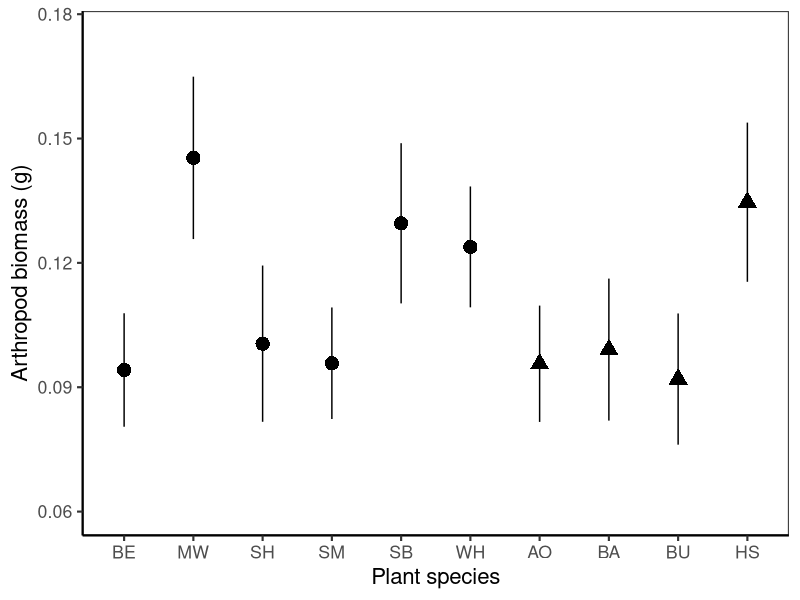
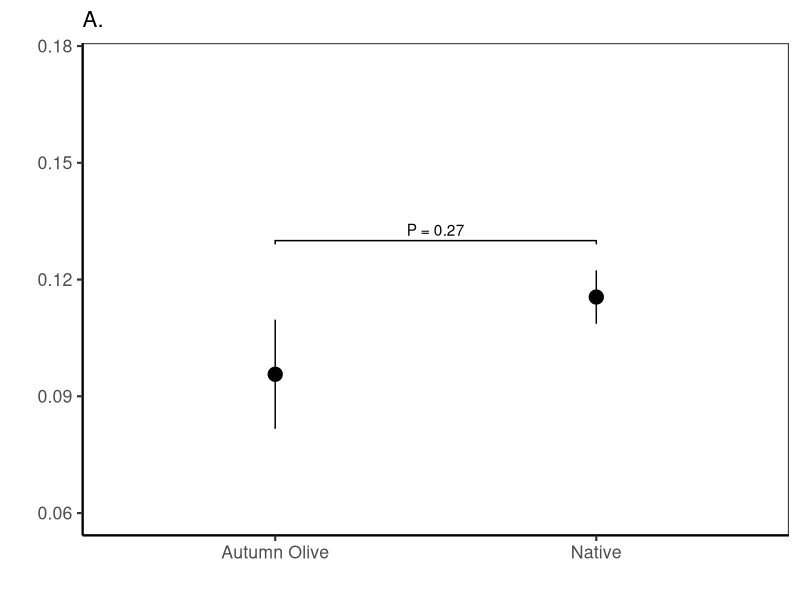
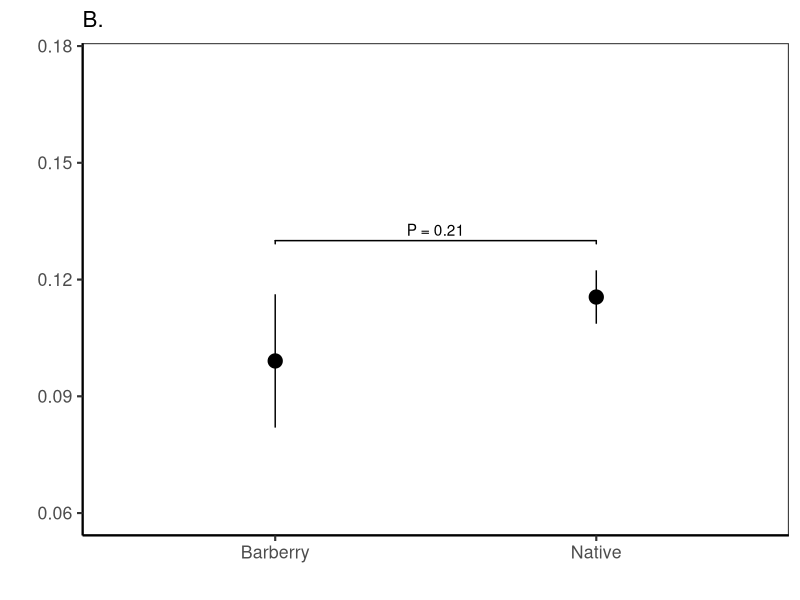
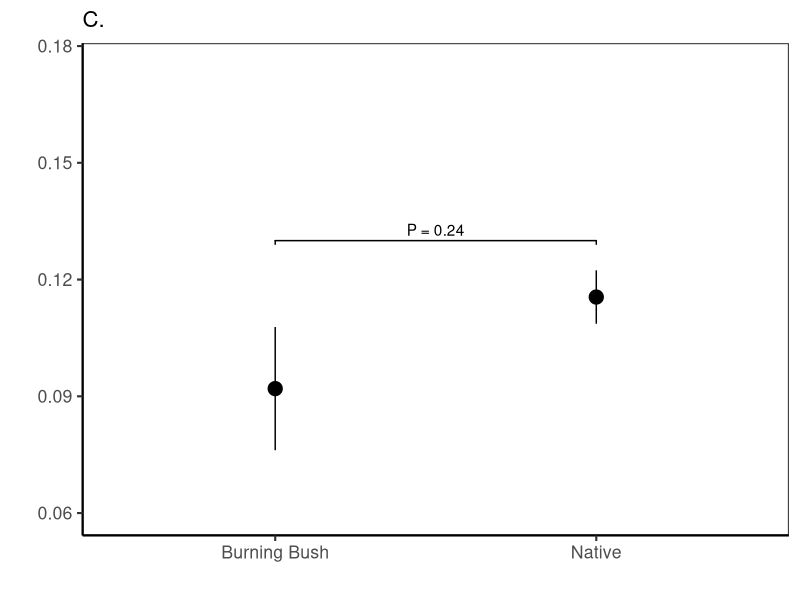
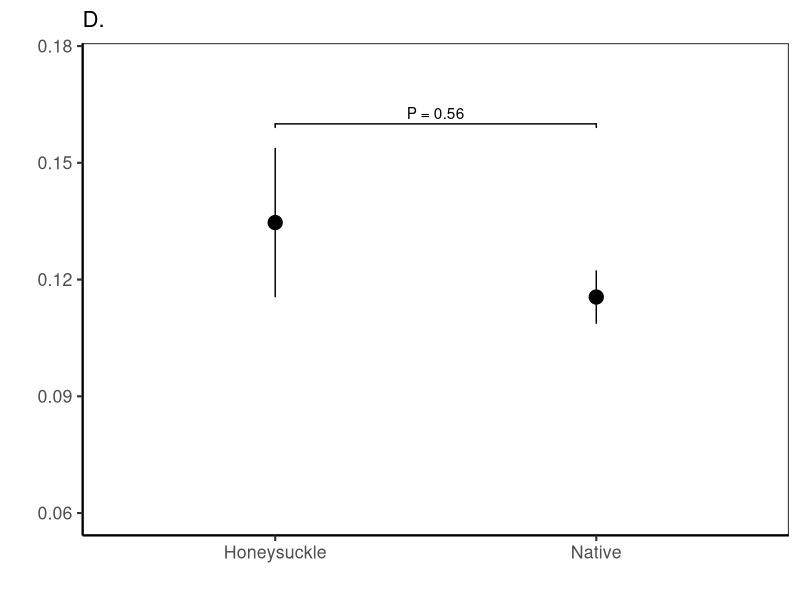
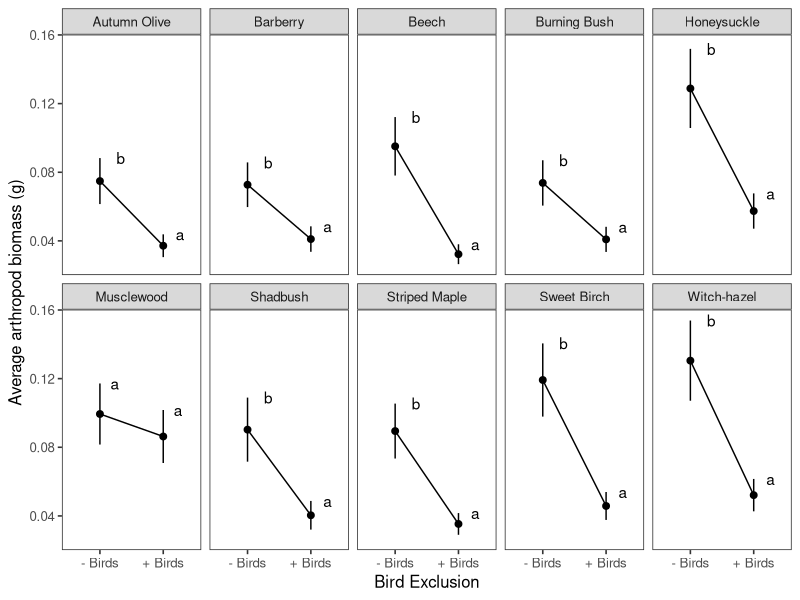
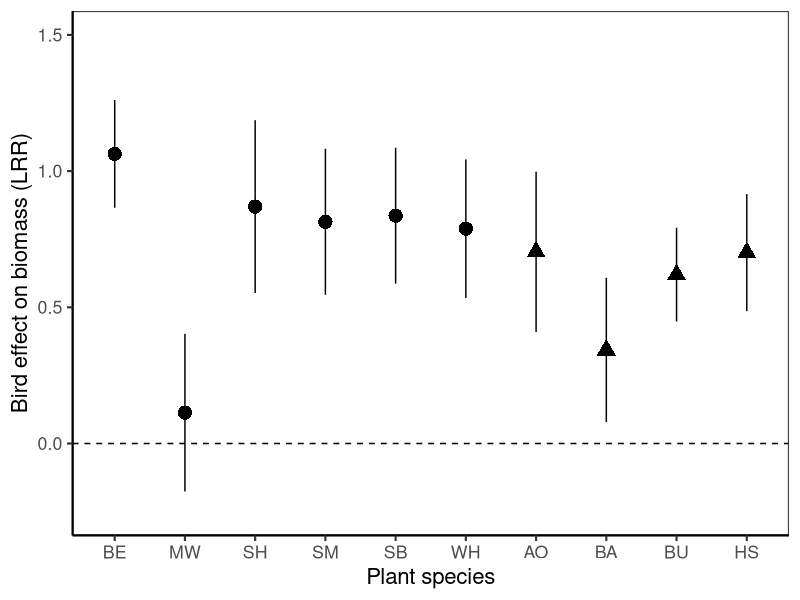
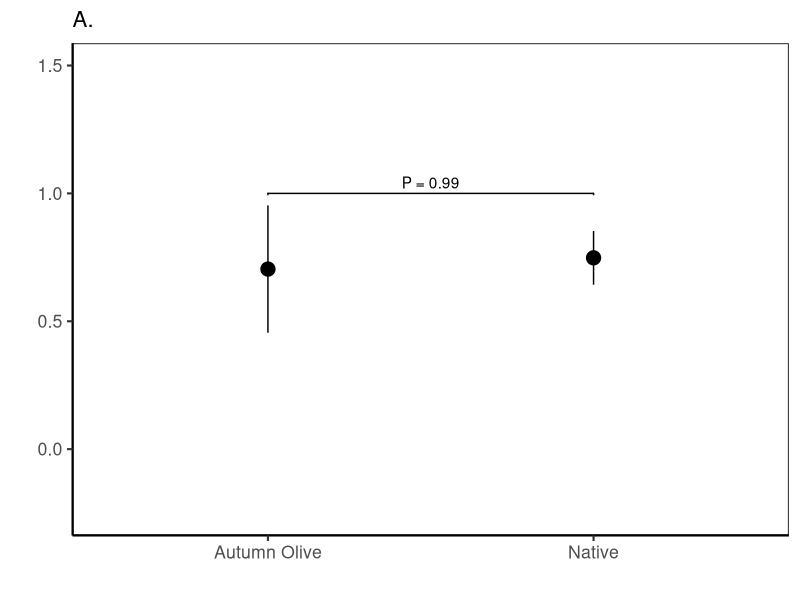

These figures' R source, in order:
# Import data and models for table & figure generation only

# Libraries ####
library("tidyverse")
library("readr")
library("lme4")
library("car")
library("multcomp")
library("ggplot2")
library("emmeans")
library("ggpubr")
library("plotrix") # for std.error function
library("ggsignif")
library("patchwork")

# problem solving links
# https://stackoverflow.com/questions/20041136/avoid-ggplot-sorting-the-x-axis-while-plotting-geom-bar
# https://stackoverflow.com/questions/11889625/annotating-text-on-individual-facet-in-ggplot2

# Plant arrangement rule ######
# Arrange in order of native vs exotic
biomass_order <- c("Beech","Musclewood","Shadbush","Striped Maple", "Sweet Birch", "Witch-hazel", "Autumn Olive", "Barberry", "Burning Bush", "Honeysuckle")

# plant letter codes #####
# do we need to move sweet birch and shadbush to keep things in alphabetical order?
plant_short = c("Beech" = "BE",
                "Musclewood" = "MW",
                "Shadbush" = "SH",
                "Striped Maple" = "SM",
                "Sweet Birch" = "SB",
                "Witch-hazel" = "WH",
                "Autumn Olive" = "AO",
                "Barberry" = "BA",
                "Burning Bush" = "BU",
                "Honeysuckle" = "HS")

# Fig 1a: Bagged biomass ####
biomass_summary <- read.csv("./Data/Models/model1.csv")

biomass_summary <- arrange(transform(biomass_summary, tree=factor(tree,levels=biomass_order)), tree) 

biomass_summary

# great, now this uses actual mean and SEM, not parameter estimates

biomass_plot <- ggplot(data=biomass_summary, aes(x = tree, y = biomass_mean, shape=exo)) +
  theme_bw(base_size=16) +
  geom_point(size=4.5) +
  geom_errorbar(aes(ymin=biomass_mean-(sem), ymax=biomass_mean+(sem), width=0)) +
  ylab("Arthropod biomass (g)") +
  xlab("Plant species") +
  theme(panel.grid.major = element_blank(), panel.grid.minor = element_blank(),
        panel.background = element_blank(), axis.line = element_line(colour = "black")) +
  theme(legend.position="none") +
  # geom_signif(comparisons = list(c("Shadbush", "Barberry")), 
  #             y_position = 0.167,
  #             tip_length = 0.05,
  #             annotation = c("Planned contrast groups")) +
  # geom_signif(y_position = c(0.167), 
  #             xmin = c(0.9, 6.9), 
  #             xmax = c(6.1, 10.1),
  # annotation = c(" ", " "), tip_length = 0.01) +
  scale_x_discrete(labels=plant_short) +
  ylim(0.06,0.175)
biomass_plot 

# Fig 1b: Biomass posthoc ####

mod1_posthoc <- read.csv("./Data/Models/model1_posthoc.csv")

b1 = ggplot(data=mod1_posthoc %>% filter(exo %in% c("Autumn Olive","Native")), aes(x = exo, y = biomass_mean)) +
  theme_bw(base_size=16) +
  geom_point(size=4.5) +
  geom_errorbar(aes(ymin=biomass_mean -(sem), ymax=biomass_mean +(sem), width=0)) +
  labs(subtitle="A.",x="",y="") +
  guides(shape=guide_legend(title="", title.position = "left")) +
  theme(panel.grid.major = element_blank(), panel.grid.minor = element_blank(),
  panel.background = element_blank(), axis.line = element_line(colour = "black")) +
  ylim(0.06,0.175) +
  # theme(axis.title.y = element_blank(),
  #       axis.text.y = element_blank()) +
  theme(legend.position='none') +
  geom_signif(y_position = c(0.13),
  xmin = c(1),
  xmax = c(2),
  annotation = c("P = 0.27"), tip_length = 0.02)
b1

b2 = ggplot(data=mod1_posthoc %>% filter(exo %in% c("Barberry","Native")), aes(x = exo, y = biomass_mean)) +
  theme_bw(base_size=16) +
  geom_point(size=4.5) +
  geom_errorbar(aes(ymin=biomass_mean -(sem), ymax=biomass_mean +(sem), width=0)) +
  labs(subtitle="B.",x="",y="") +
  guides(shape=guide_legend(title="", title.position = "left")) +
  theme(panel.grid.major = element_blank(), panel.grid.minor = element_blank(),
  panel.background = element_blank(), axis.line = element_line(colour = "black")) +
  ylim(0.06,0.175) +
  # theme(axis.title.y = element_blank(),
  #       axis.text.y = element_blank()) +
  theme(legend.position='none') +
  geom_signif(y_position = c(0.13),
  xmin = c(1),
  xmax = c(2),
  annotation = c("P = 0.21"), tip_length = 0.02)
b2

b3 = ggplot(data=mod1_posthoc %>% filter(exo %in% c("Burning Bush","Native")), aes(x = exo, y = biomass_mean)) +
  theme_bw(base_size=16) +
  geom_point(size=4.5) +
  geom_errorbar(aes(ymin=biomass_mean -(sem), ymax=biomass_mean +(sem), width=0)) +
  labs(subtitle="C.",x="",y="") +
  guides(shape=guide_legend(title="", title.position = "left")) +
  theme(panel.grid.major = element_blank(), panel.grid.minor = element_blank(),
  panel.background = element_blank(), axis.line = element_line(colour = "black")) +
  ylim(0.06,0.175) +
  # theme(axis.title.y = element_blank(),
  #       axis.text.y = element_blank()) +
  theme(legend.position='none') +
  geom_signif(y_position = c(0.13),
  xmin = c(1),
  xmax = c(2),
  annotation = c("P = 0.24"), tip_length = 0.02)
b3

b4 = ggplot(data=mod1_posthoc %>% filter(exo %in% c("Honeysuckle","Native")), aes(x = exo, y = biomass_mean)) +
  theme_bw(base_size=16) +
  geom_point(size=4.5) +
  geom_errorbar(aes(ymin=biomass_mean -(sem), ymax=biomass_mean +(sem), width=0)) +
  labs(subtitle="D.",x="",y="") +
  guides(shape=guide_legend(title="", title.position = "left")) +
  theme(panel.grid.major = element_blank(), panel.grid.minor = element_blank(),
  panel.background = element_blank(), axis.line = element_line(colour = "black")) +
  ylim(0.06,0.175) +
  # theme(axis.title.y = element_blank(),
  #       axis.text.y = element_blank()) +
  theme(legend.position='none') +
  geom_signif(y_position = c(0.16),
  xmin = c(1),
  xmax = c(2),
  annotation = c("P = 0.56"), tip_length = 0.02)
b4

b_ag = (b1|b2)/(b3|b4)

b_fin = wrap_elements(panel=b_ag) +
labs(tag = "Arthropod biomass on bagged branches") +
theme(
plot.tag = element_text(size = rel(1.5), angle = 90),
plot.tag.position = "left"
)

ggsave(filename = "./Figures/Fig_1_4p.png", plot = b_fin , device = "png",
width = 10, height = 10, units = "in", scale = 0.9)


# merge 1a and 1b
ggsave(filename = "./Figures/Fig_1.png", plot = biomass_plot , device = "png",
       width = 8, height = 4, units = "in", scale = 0.9)













# Fig 2 ver 1: Bag effect ######
# Import model estimates and table
mod2_lsm <- read.csv("./Data/Models/model2.csv")

Fig_1b <- ggplot(data=mod2_lsm, aes(x = treatment, y = response)) +
  theme_bw(base_size=12) +
  geom_point(size=2) +
  geom_line(aes(group = tree)) +
  geom_errorbar(aes(ymin=response-(SE), ymax=response+(SE), width=0)) +
  ylab("Average arthropod biomass (g)") +
  xlab("Bird Exclusion") +
  scale_x_discrete(labels=c("bag" = "- Birds", "control" = "+ Birds")) +
  geom_text(aes(x = treatment, y = (response+SE), label = .group, hjust=-.5)) +
  theme(panel.grid.major = element_blank(), panel.grid.minor = element_blank()) +
  facet_wrap( ~ tree, nrow=2) 
Fig_1b

# export Fig 2 ver 1 #








# Fig 2a ver 2: Bag lRR #####
mod2a_lsm <- read.csv("./Data/Models/model2a.csv")

mod2a_lsm <- arrange(transform(mod2a_lsm, tree=factor(tree,levels=biomass_order)), tree) 

mod2a_lsm

lrr_plot <- ggplot(data=mod2a_lsm, aes(x = tree, y = LRR_mean, shape=exo)) +
  theme_bw(base_size=16) +
  geom_point(size=4.5) +
  geom_errorbar(aes(ymin=LRR_mean-(LRR_sem), ymax=LRR_mean+(LRR_sem), width=0)) +
  ylab("Bird effect on biomass (LRR)") +
  xlab("Plant species") +
  theme(legend.position="none") +
  theme(panel.grid.major = element_blank(), panel.grid.minor = element_blank(),
        panel.background = element_blank(), axis.line = element_line(colour = "black")) +
  # geom_signif(comparisons = list(c("Shadbush", "Barberry")), 
  #             y_position = 1.35,
  #             tip_length = 0.05,
  #             annotation = c("Planned contrast groups")) +
  # geom_signif(y_position = c(1.35), 
  #             xmin = c(0.9, 6.9), 
  #             xmax = c(6.1, 10.1),
  #             annotation = c(" ", " "), tip_length = 0.01) +
  geom_hline(yintercept=0.0,linetype=2)  +
  scale_x_discrete(labels=plant_short) +
  ylim(-0.25,1.5)
lrr_plot

# Fig 2b #####
model_2a_posthoc <- read.csv("./Data/Models/model2_posthoc.csv")


b1 = ggplot(data=model_2a_posthoc %>% filter(Exo %in% c("Autumn Olive","Native")), aes(x = Exo, y = emmean)) +
  theme_bw(base_size=16) +
  geom_point(size=4.5) +
  geom_errorbar(aes(ymin=emmean -(SE), ymax=emmean +(SE), width=0)) +
  labs(subtitle="A.",x="",y="") +
  guides(shape=guide_legend(title="", title.position = "left")) +
  theme(panel.grid.major = element_blank(), panel.grid.minor = element_blank(),
        panel.background = element_blank(), axis.line = element_line(colour = "black")) +
  # geom_hline(yintercept=0.0,linetype=2) +
  ylim(-0.25,1.5) +
  # theme(axis.title.y = element_blank(),
  #       axis.text.y = element_blank()) +
  theme(legend.position='none') +
  geom_signif(y_position = c(1),
              xmin = c(1),
              xmax = c(2),
              annotation = c("P = 0.99"), tip_length = 0.01)
b1

b2 =ggplot(data=model_2a_posthoc %>% filter(Exo %in% c("Barberry","Native")), aes(x = Exo, y = emmean)) +
  theme_bw(base_size=16) +
  geom_point(size=4.5) +
  geom_errorbar(aes(ymin=emmean -(SE), ymax=emmean +(SE), width=0)) +
  labs(subtitle="B.",x="",y="") +
  guides(shape=guide_legend(title="", title.position = "left")) +
  theme(panel.grid.major = element_blank(), panel.grid.minor = element_blank(),
        panel.background = element_blank(), axis.line = element_line(colour = "black")) +
  # geom_hline(yintercept=0.0,linetype=2) +
  ylim(-0.25,1.5) +
  # theme(axis.title.y = element_blank(),
  #       axis.text.y = element_blank()) +
  theme(legend.position='none') +
  geom_signif(y_position = c(1),
              xmin = c(1),
              xmax = c(2),
              annotation = c("P = 0.38"), tip_length = 0.01)
b2

b3 = ggplot(data=model_2a_posthoc %>% filter(Exo %in% c("Burning Bush","Native")), aes(x = Exo, y = emmean)) +
  theme_bw(base_size=16) +
  geom_point(size=4.5) +
  geom_errorbar(aes(ymin=emmean -(SE), ymax=emmean +(SE), width=0)) +
  labs(subtitle="C.",x="",y="") +
  guides(shape=guide_legend(title="", title.position = "left")) +
  theme(panel.grid.major = element_blank(), panel.grid.minor = element_blank(),
        panel.background = element_blank(), axis.line = element_line(colour = "black")) +
  # geom_hline(yintercept=0.0,linetype=2) +
  ylim(-0.25,1.5) +
  # theme(axis.title.y = element_blank(),
  #       axis.text.y = element_blank()) +
  theme(legend.position='none') +
  geom_signif(y_position = c(1),
              xmin = c(1),
              xmax = c(2),
              annotation = c("P = 0.94"), tip_length = 0.01)
b3

b4 = ggplot(data=model_2a_posthoc %>% filter(Exo %in% c("Honeysuckle","Native")), aes(x = Exo, y = emmean)) +
  theme_bw(base_size=16) +
  geom_point(size=4.5) +
  geom_errorbar(aes(ymin=emmean -(SE), ymax=emmean +(SE), width=0)) +
  labs(subtitle="D.",x="",y="") +
  guides(shape=guide_legend(title="", title.position = "left")) +
  theme(panel.grid.major = element_blank(), panel.grid.minor = element_blank(),
        panel.background = element_blank(), axis.line = element_line(colour = "black")) +
  # geom_hline(yintercept=0.0,linetype=2) +
  ylim(-0.25,1.5) +
  # theme(axis.title.y = element_blank(),
  #       axis.text.y = element_blank()) +
  theme(legend.position='none') +
  geom_signif(y_position = c(1),
              xmin = c(1),
              xmax = c(2),
              annotation = c("P = 0.99"), tip_length = 0.01)
b4

b_ag = (b1|b2)/(b3|b4)

b_fin = wrap_elements(panel=b_ag) +
  labs(tag = "Bird effect on biomass (LRR)") +
  theme(
    plot.tag = element_text(size = rel(1.5), angle = 90),
    plot.tag.position = "left"
  )

ggsave(filename = "./Figures/Fig_2_4p.png", plot = b_fin , device = "png",
       width = 10, height = 10, units = "in", scale = 0.9)



# merge 2a and 2b
# Fig_2ab <- ggarrange(lrr_plot, lrr_posthoc , labels = c("", ""), nrow = 1,
#                      common.legend = FALSE, widths = c(1.75, 0.5))

ggsave(filename = "./Figures/Fig_2.png", plot = lrr_plot , device = "png",
       width = 8, height = 4, units = "in", scale = 0.9)




# Fig S3 #####
# Now supplemental figure not in manuscript

# Insect abundances #
# Araneae plot
spider_lsm <- read.csv("./Data/Models/spider_model.csv") %>%
  mutate(exo = str_replace(exo,'Non-native','Invasive'))

# ! manually set tukey letters ####
# this is pairwise within treatment only
spider_lsm$.group2 <- c("b","a","b","a")

Fig_3a <- ggplot(data=spider_lsm, aes(x = treatment, y = response)) +
  theme_bw(base_size=12) +
  geom_point(size=2) +
  geom_line(aes(group = exo)) +
  geom_errorbar(aes(ymin=response-(SE), ymax=response+(SE), width=0)) +
  ylab("Araneae # per branch") +
  theme(axis.title.x=element_blank()) +
  #xlab("Bird Exclusion") +
  scale_x_discrete(labels=c("bag" = "- Birds", "control" = "+ Birds")) +
  geom_text(aes(x = treatment, y = (response+SE), label = .group2, hjust=-.5)) +
  theme(panel.grid.major = element_blank(), panel.grid.minor = element_blank()) +
  facet_wrap( ~ exo, nrow=1) 
Fig_3a

# Hemiptera plot

hemiptera_lsm <- read.csv("./Data/Models/hemiptera_model.csv") %>%
  mutate(exo = str_replace(exo,'Non-native','Invasive'))

#manually set tukey letters
hemiptera_lsm$.group2 <- c("a","a","a","a")

Fig_3b <- ggplot(data=hemiptera_lsm, aes(x = treatment, y = response)) +
  theme_bw(base_size=12) +
  geom_point(size=2) +
  geom_line(aes(group = exo)) +
  geom_errorbar(aes(ymin=response-(SE), ymax=response+(SE), width=0)) +
  ylab("Hemiptera # per branch") +
  theme(axis.title.x=element_blank()) +
  #xlab("Bird Exclusion") +
  scale_x_discrete(labels=c("bag" = "- Birds", "control" = "+ Birds")) +
  geom_text(aes(x = treatment, y = (response+SE), label = .group2, hjust=-.5)) +
  theme(panel.grid.major = element_blank(), panel.grid.minor = element_blank()) +
  facet_wrap( ~ exo, nrow=1) 
Fig_3b

# Lepidopetera plot
lepidoptera_lsm <- read.csv("./Data/Models/lepidoptera_model.csv") %>%
  mutate(exo = str_replace(exo,'Non-native','Invasive'))

lepidoptera_lsm

#manually set tukey letters
lepidoptera_lsm$.group2 <- c("b","a","b","a")

Fig_3c <- ggplot(data=lepidoptera_lsm, aes(x = treatment, y = response)) +
  theme_bw(base_size=12) +
  geom_point(size=2) +
  geom_line(aes(group = exo)) +
  geom_errorbar(aes(ymin=response-(SE), ymax=response+(SE), width=0)) +
  ylab("Lepidoptera # per branch") +
  theme(axis.title.x=element_blank()) +
  #xlab("Bird Exclusion") +
  scale_x_discrete(labels=c("bag" = "- Birds", "control" = "+ Birds")) +
  geom_text(aes(x = treatment, y = (response+SE), label = .group2, hjust=-.5)) +
  theme(panel.grid.major = element_blank(), panel.grid.minor = element_blank()) +
  facet_wrap( ~ exo, nrow=1) 
Fig_3c

# Orthoptera plot
orthoptera_lsm <- read.csv("./Data/Models/orthoptera_model.csv") %>%
  mutate(exo = str_replace(exo,'Non-native','Invasive'))

orthoptera_lsm 

#manually set tukey letters
orthoptera_lsm$.group2 <- c("b","a","b","a")

Fig_3d <- ggplot(data=orthoptera_lsm, aes(x = treatment, y = response)) +
  theme_bw(base_size=12) +
  geom_point(size=2) +
  geom_line(aes(group = exo)) +
  geom_errorbar(aes(ymin=response-(SE), ymax=response+(SE), width=0)) +
  ylab("Orthoptera # per branch") +
  theme(axis.title.x=element_blank()) +
  #xlab("Bird Exclusion") +
  scale_x_discrete(labels=c("bag" = "- Birds", "control" = "+ Birds")) +
  geom_text(aes(x = treatment, y = (response+SE), label = .group2, hjust=-.5)) +
  theme(panel.grid.major = element_blank(), panel.grid.minor = element_blank()) +
  facet_wrap( ~ exo, nrow=1) 
Fig_3d


# Fig S3 all #####
Fig_3abcd <- ggarrange(Fig_3a, Fig_3b, Fig_3c, Fig_3d,
                       labels = c("A","B","C","D"), 
                       nrow = 2, ncol = 2)
Fig_3abcd 

# write figure 3 to folder
ggsave(filename = "./Figures/FigS3.png", plot = Fig_3abcd, device = "png",
       width = 6, height = 5, units = "in")





# Fig 3 #####
# 4a: Herbivore N % ######
mod7_summary <- read.csv("./Data/Models/model7.csv")
mod7_summary  <- arrange(transform(mod7_summary , tree=factor(tree,levels=biomass_order)), tree) 

HN_plot <- ggplot(data=mod7_summary , aes(x = tree, y = mean_nitrogen, shape=exo)) +
  theme_bw(base_size=16) +
  geom_point(size=4.5) +
  geom_errorbar(aes(ymin=mean_nitrogen-(sem), ymax=mean_nitrogen+(sem), width=0)) +
  ylab("% N content of herbivores") +
  xlab("Plant species") +
  guides(shape=guide_legend(title="", title.position = "left")) +
  theme(panel.grid.major = element_blank(), panel.grid.minor = element_blank(),
        panel.background = element_blank(), axis.line = element_line(colour = "black")) +
  theme(legend.position="none") +
  # geom_signif(comparisons = list(c("Shadbush", "Barberry")), 
  #             y_position = 11.5,
  #             tip_length = 0.235,
  #             annotation = c("Planned contrast groups")) +
  # geom_signif(y_position = c(11.2), 
  #             xmin = c(0.9, 6.9), 
  #             xmax = c(6.1, 10),
  #             annotation = c(" ", " "), tip_length = 0.01) +
  scale_x_discrete(labels=plant_short) +
  ylim(9.25,11.75)
HN_plot

# 3b: Herbivore posthoc ####
model_4b_posthoc <- read.csv("./Data/Models/mod7_posthoc.csv")

b1 = ggplot(data=model_4b_posthoc %>% filter(Exo %in% c("Autumn Olive","Native")), aes(x = Exo, y = emmean)) +
  theme_bw(base_size=16) +
  geom_point(size=4.5) +
  geom_errorbar(aes(ymin=lower.CL, ymax=upper.CL, width=0)) +
  labs(subtitle="A.",x="",y="") +
  guides(shape=guide_legend(title="", title.position = "left")) +
  theme(panel.grid.major = element_blank(), panel.grid.minor = element_blank(),
        panel.background = element_blank(), axis.line = element_line(colour = "black")) +
  # geom_hline(yintercept=0.0,linetype=2) +
  ylim(9,12) +
  # theme(axis.title.y = element_blank(),
  #       axis.text.y = element_blank()) +
  theme(legend.position='none') +
  geom_signif(y_position = c(11),
              xmin = c(1),
              xmax = c(2),
              annotation = c("P = 0.19"), tip_length = 0.01)
b1

b2 =ggplot(data=model_4b_posthoc %>% filter(Exo %in% c("Barberry","Native")), aes(x = Exo, y = emmean)) +
  theme_bw(base_size=16) +
  geom_point(size=4.5) +
  geom_errorbar(aes(ymin=lower.CL, ymax=upper.CL, width=0)) +
  labs(subtitle="B.",x="",y="") +
  guides(shape=guide_legend(title="", title.position = "left")) +
  theme(panel.grid.major = element_blank(), panel.grid.minor = element_blank(),
        panel.background = element_blank(), axis.line = element_line(colour = "black")) +
  # geom_hline(yintercept=0.0,linetype=2) +
  ylim(9,12) +
  # theme(axis.title.y = element_blank(),
  #       axis.text.y = element_blank()) +
  theme(legend.position='none') +
  geom_signif(y_position = c(11),
              xmin = c(1),
              xmax = c(2),
              annotation = c("P = 0.99"), tip_length = 0.01)
b2

b3 = ggplot(data=model_4b_posthoc %>% filter(Exo %in% c("Burning Bush","Native")), aes(x = Exo, y = emmean)) +
  theme_bw(base_size=16) +
  geom_point(size=4.5) +
  geom_errorbar(aes(ymin=lower.CL, ymax=upper.CL, width=0)) +
  labs(subtitle="C.",x="",y="") +
  guides(shape=guide_legend(title="", title.position = "left")) +
  theme(panel.grid.major = element_blank(), panel.grid.minor = element_blank(),
        panel.background = element_blank(), axis.line = element_line(colour = "black")) +
  # geom_hline(yintercept=0.0,linetype=2) +
  ylim(9,12) +
  # theme(axis.title.y = element_blank(),
  #       axis.text.y = element_blank()) +
  theme(legend.position='none') +
  geom_signif(y_position = c(11),
              xmin = c(1),
              xmax = c(2),
              annotation = c("P = 0.88"), tip_length = 0.01)
b3

b4 = ggplot(data=model_4b_posthoc %>% filter(Exo %in% c("Honeysuckle","Native")), aes(x = Exo, y = emmean)) +
  theme_bw(base_size=16) +
  geom_point(size=4.5) +
  geom_errorbar(aes(ymin=lower.CL, ymax=upper.CL, width=0)) +
  labs(subtitle="D.",x="",y="") +
  guides(shape=guide_legend(title="", title.position = "left")) +
  theme(panel.grid.major = element_blank(), panel.grid.minor = element_blank(),
        panel.background = element_blank(), axis.line = element_line(colour = "black")) +
  # geom_hline(yintercept=0.0,linetype=2) +
  ylim(9,12) +
  # theme(axis.title.y = element_blank(),
  #       axis.text.y = element_blank()) +
  theme(legend.position='none') +
  geom_signif(y_position = c(11.5),
              xmin = c(1),
              xmax = c(2),
              annotation = c("P < 0.0001"), tip_length = 0.01)
b4

b_ag = (b1|b2)/(b3|b4)

b_fin = wrap_elements(panel=b_ag) +
  labs(tag = "% N content of herbivores") +
  theme(
    plot.tag = element_text(size = rel(1.5), angle = 90),
    plot.tag.position = "left"
  )

ggsave(filename = "./Figures/Fig_3_4p.png", plot = b_fin , device = "png",
       width = 10, height = 10, units = "in", scale = 0.9)




# Merge 4a4b ####
# Fig_4ab <- ggarrange(HN_plot, model_4b_plot, labels = c("4A", ""), nrow = 1,
#                      common.legend = FALSE, widths = c(1.75, 0.5))

ggsave(filename = "./Figures/Fig_3.png", plot = HN_plot , device = "png",
       width = 8, height = 4, units = "in", scale = 0.9)






# 4c: Spider N% ####
mod9_summary <- read.csv("./Data/Models/model9.csv")
mod9_summary  <- arrange(transform(mod9_summary , tree=factor(tree,levels=biomass_order)), tree) 

SN_plot <- ggplot(data=mod9_summary , aes(x = tree, y = mean_nitrogen, shape=exo)) +
  theme_bw(base_size=16) +
  geom_point(size=4.5) +
  geom_errorbar(aes(ymin=mean_nitrogen-(sem), ymax=mean_nitrogen+(sem), width=0)) +
  ylab("% N content of spiders") +
  xlab("Plant species") +
  guides(shape=guide_legend(title="", title.position = "left")) +
  theme(panel.grid.major = element_blank(), panel.grid.minor = element_blank(),
        panel.background = element_blank(), axis.line = element_line(colour = "black")) +
  theme(legend.position="none") +
  # geom_signif(comparisons = list(c("Shadbush", "Barberry")), 
  #             y_position = 11.9,
  #             tip_length = 0.195,
  #             annotation = c("Planned contrast groups")) +
  # geom_signif(y_position = c(11.7), 
  #             xmin = c(0.9, 6.9), 
  #             xmax = c(6.1, 10),
  #             annotation = c(" ", " "), tip_length = 0.01) +
  scale_x_discrete(labels=plant_short)  +
  ylim(10.25,12.25)
SN_plot





# 4d: Spider posthoc ####
model_4d_posthoc <- read.csv("./Data/Models/mod9_posthoc.csv")

b1 = ggplot(data=model_4d_posthoc %>% filter(Exo %in% c("Autumn Olive","Native")), aes(x = Exo, y = emmean)) +
  theme_bw(base_size=16) +
  geom_point(size=4.5) +
  geom_errorbar(aes(ymin=lower.CL, ymax=upper.CL, width=0)) +
  labs(subtitle="A.",x="",y="") +
  guides(shape=guide_legend(title="", title.position = "left")) +
  theme(panel.grid.major = element_blank(), panel.grid.minor = element_blank(),
        panel.background = element_blank(), axis.line = element_line(colour = "black")) +
  # geom_hline(yintercept=0.0,linetype=2) +
  ylim(10.25,12.25) +
  # theme(axis.title.y = element_blank(),
  #       axis.text.y = element_blank()) +
  theme(legend.position='none') +
  geom_signif(y_position = c(11.5), 
              xmin = c(1),
              xmax = c(2),
              annotation = c("P = 0.08"), tip_length = 0.01)
b1

b2 =ggplot(data=model_4d_posthoc %>% filter(Exo %in% c("Barberry","Native")), aes(x = Exo, y = emmean)) +
  theme_bw(base_size=16) +
  geom_point(size=4.5) +
  geom_errorbar(aes(ymin=lower.CL, ymax=upper.CL, width=0)) +
  labs(subtitle="B.",x="",y="") +
  guides(shape=guide_legend(title="", title.position = "left")) +
  theme(panel.grid.major = element_blank(), panel.grid.minor = element_blank(),
        panel.background = element_blank(), axis.line = element_line(colour = "black")) +
  # geom_hline(yintercept=0.0,linetype=2) +
  ylim(10.25,12.25) +
  # theme(axis.title.y = element_blank(),
  #       axis.text.y = element_blank()) +
  theme(legend.position='none') +
  geom_signif(y_position = c(11.5), 
              xmin = c(1),
              xmax = c(2),
              annotation = c("P < 0.0001"), tip_length = 0.01)
b2

b3 = ggplot(data=model_4d_posthoc %>% filter(Exo %in% c("Burning Bush","Native")), aes(x = Exo, y = emmean)) +
  theme_bw(base_size=16) +
  geom_point(size=4.5) +
  geom_errorbar(aes(ymin=lower.CL, ymax=upper.CL, width=0)) +
  labs(subtitle="C.",x="",y="") +
  guides(shape=guide_legend(title="", title.position = "left")) +
  theme(panel.grid.major = element_blank(), panel.grid.minor = element_blank(),
        panel.background = element_blank(), axis.line = element_line(colour = "black")) +
  # geom_hline(yintercept=0.0,linetype=2) +
  ylim(10.25,12.25) +
  # theme(axis.title.y = element_blank(),
  #       axis.text.y = element_blank()) +
  theme(legend.position='none') +
  geom_signif(y_position = c(11.5), 
              xmin = c(1),
              xmax = c(2),
              annotation = c("P = 0.96"), tip_length = 0.01)
b3

b4 = ggplot(data=model_4d_posthoc %>% filter(Exo %in% c("Honeysuckle","Native")), aes(x = Exo, y = emmean)) +
  theme_bw(base_size=16) +
  geom_point(size=4.5) +
  geom_errorbar(aes(ymin=lower.CL, ymax=upper.CL, width=0)) +
  labs(subtitle="D.",x="",y="") +
  guides(shape=guide_legend(title="", title.position = "left")) +
  theme(panel.grid.major = element_blank(), panel.grid.minor = element_blank(),
        panel.background = element_blank(), axis.line = element_line(colour = "black")) +
  # geom_hline(yintercept=0.0,linetype=2) +
  ylim(10.25,12.25) +
  # theme(axis.title.y = element_blank(),
  #       axis.text.y = element_blank()) +
  theme(legend.position='none') +
  geom_signif(y_position = c(12.0), 
              xmin = c(1),
              xmax = c(2),
              annotation = c("P = 0.98"), tip_length = 0.01)
b4

b_ag = (b1|b2)/(b3|b4)

b_fin = wrap_elements(panel=b_ag) +
  labs(tag = "% N content of spiders") +
  theme(
    plot.tag = element_text(size = rel(1.5), angle = 90),
    plot.tag.position = "left"
  )

ggsave(filename = "./Figures/Fig_4_4p.png", plot = b_fin , device = "png",
       width = 10, height = 10, units = "in", scale = 0.9)


# Fig_4cd <- ggarrange(SN_plot, model_4d_plot, labels = c("4B", ""), nrow = 1,
# common.legend = FALSE, widths = c(1.75, 0.5))

ggsave(filename = "./Figures/Fig_4.png", plot = SN_plot, device = "png",
       width = 8, height = 4, units = "in", scale = 0.9)
